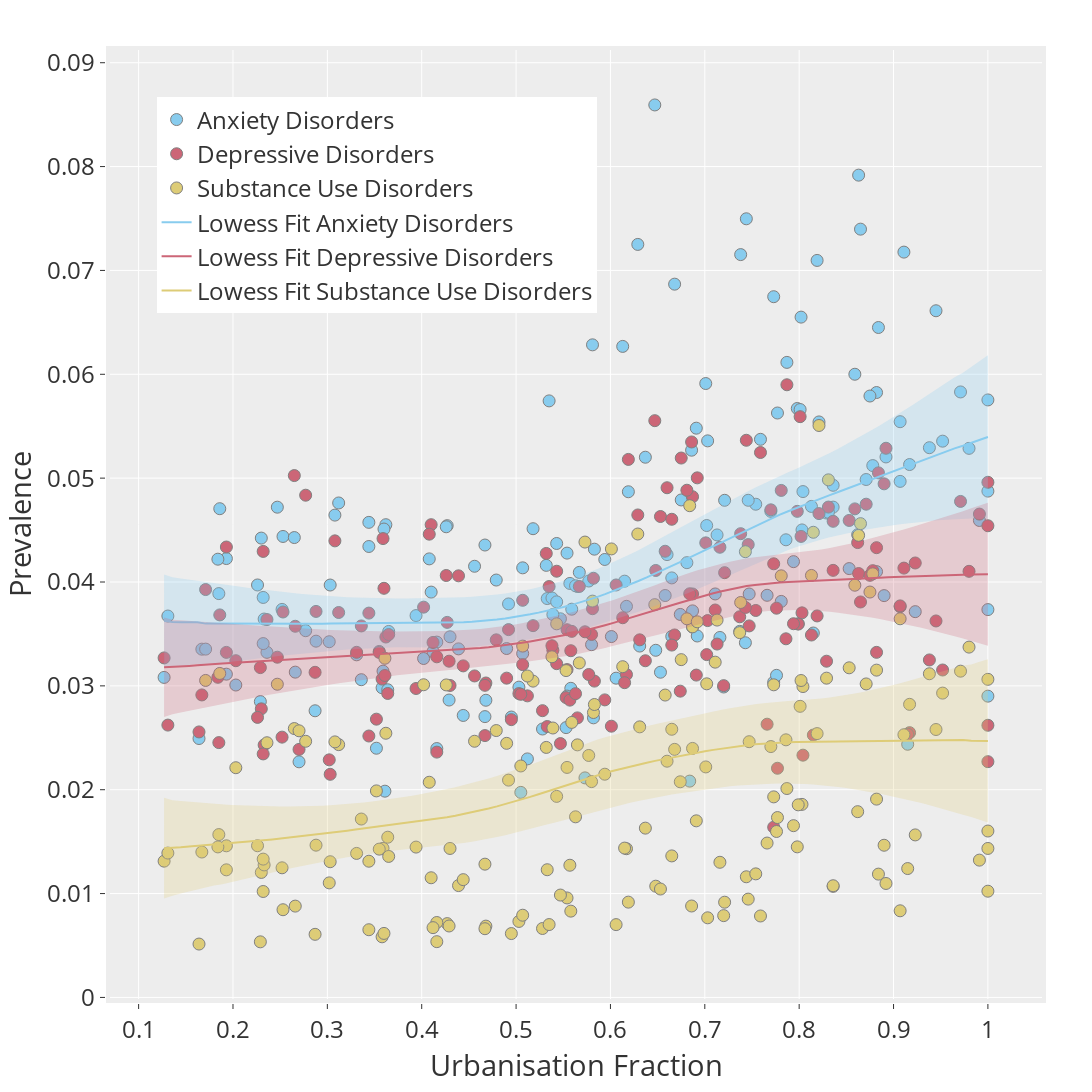

This figure's notebook cell:
### Markdown cell above
# Plot CMDs vs urban population with lowess fit and CI

### Code cell
#Column headers and x,y values
labels = ['Anxiety Disorders', 'Depressive Disorders','Substance Use Disorders']

x = df['2017_urban'] #2017 urbanization data
y = [df['val_anxiety'].div(100000), df['val_depressive'].div(100000), df['val_substanceuse'].div(100000)]
hovertext = df['location_name']

fig = plotdata(x,y,labels, colors, df, bubble=False)
fig.show()
cmd_lowess_plot = fig
